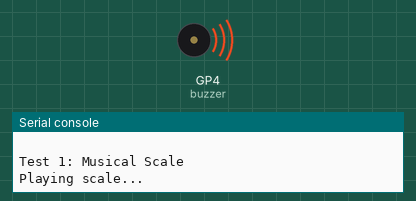
Simulated run of this program. Board: Raspberry Pi Pico running MicroPython. On the bench: buzzer (waves = sounding), the last lines printed to the serial console. At 10.6 s the program stops and its outputs stay as they are.

Above: at 0.15 s.
At 10.5 s:
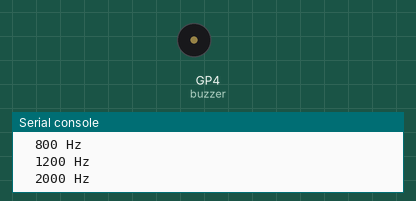
Timing chart, 0 to 12.0 s (numbered marks = the images above):
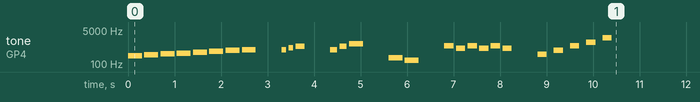

Measured:
- by itself, tone on GP4 (buzzer): plays 262 Hz for 0.30 s, 294 Hz for 0.30 s, 330 Hz for 0.30 s, 349 Hz for 0.30 s, 392 Hz for 0.30 s, 440 Hz for 0.30 s … (27 notes in this stretch)

The program:

buzzer_test.py
```python
from machine import Pin, PWM
import time

# Initialize buzzer with PWM
buzzer = PWM(Pin(4))

def play_tone(frequency, duration):
    """Play a tone at given frequency for duration seconds"""
    buzzer.freq(frequency)
    buzzer.duty_u16(32768)  # 50% duty cycle
    time.sleep(duration)
    buzzer.duty_u16(0)  # Turn off
    time.sleep(0.05)  # Small gap between notes

def play_scale():
    """Play a musical scale"""
    print("Playing scale...")
    notes = [262, 294, 330, 349, 392, 440, 494, 523]  # C4 to C5
    for note in notes:
        play_tone(note, 0.3)

def play_alarm():
    """Play an alarm sound"""
    print("Playing alarm...")
    for _ in range(3):
        play_tone(800, 0.2)
        play_tone(600, 0.2)

def play_startup():
    """Play a startup sound"""
    print("Playing startup sound...")
    play_tone(523, 0.1)  # C5
    play_tone(659, 0.1)  # E5
    play_tone(784, 0.2)  # G5

def play_success():
    """Play a success sound"""
    print("Playing success sound...")
    play_tone(523, 0.15)  # C5
    play_tone(784, 0.15)  # G5
    play_tone(1047, 0.3)  # C6

def play_error():
    """Play an error sound"""
    print("Playing error sound...")
    play_tone(200, 0.3)
    play_tone(150, 0.3)

def play_beeps():
    """Play simple beeps at different frequencies"""
    print("Playing beeps at different frequencies...")
    frequencies = [300, 500, 800, 1200, 2000]
    for freq in frequencies:
        print(f"  {freq} Hz")
        play_tone(freq, 0.2)
        time.sleep(0.1)

# Run all tests
print("=== PicoGo Buzzer PWM Test ===")
print()

print("Test 1: Musical Scale")
play_scale()
time.sleep(0.5)

print("\nTest 2: Startup Sound")
play_startup()
time.sleep(0.5)

print("\nTest 3: Success Sound")
play_success()
time.sleep(0.5)

print("\nTest 4: Error Sound")
play_error()
time.sleep(0.5)

print("\nTest 5: Alarm")
play_alarm()
time.sleep(0.5)

print("\nTest 6: Frequency Range")
play_beeps()

print("\nTest complete!")
buzzer.deinit()  # Clean up PWM
```
